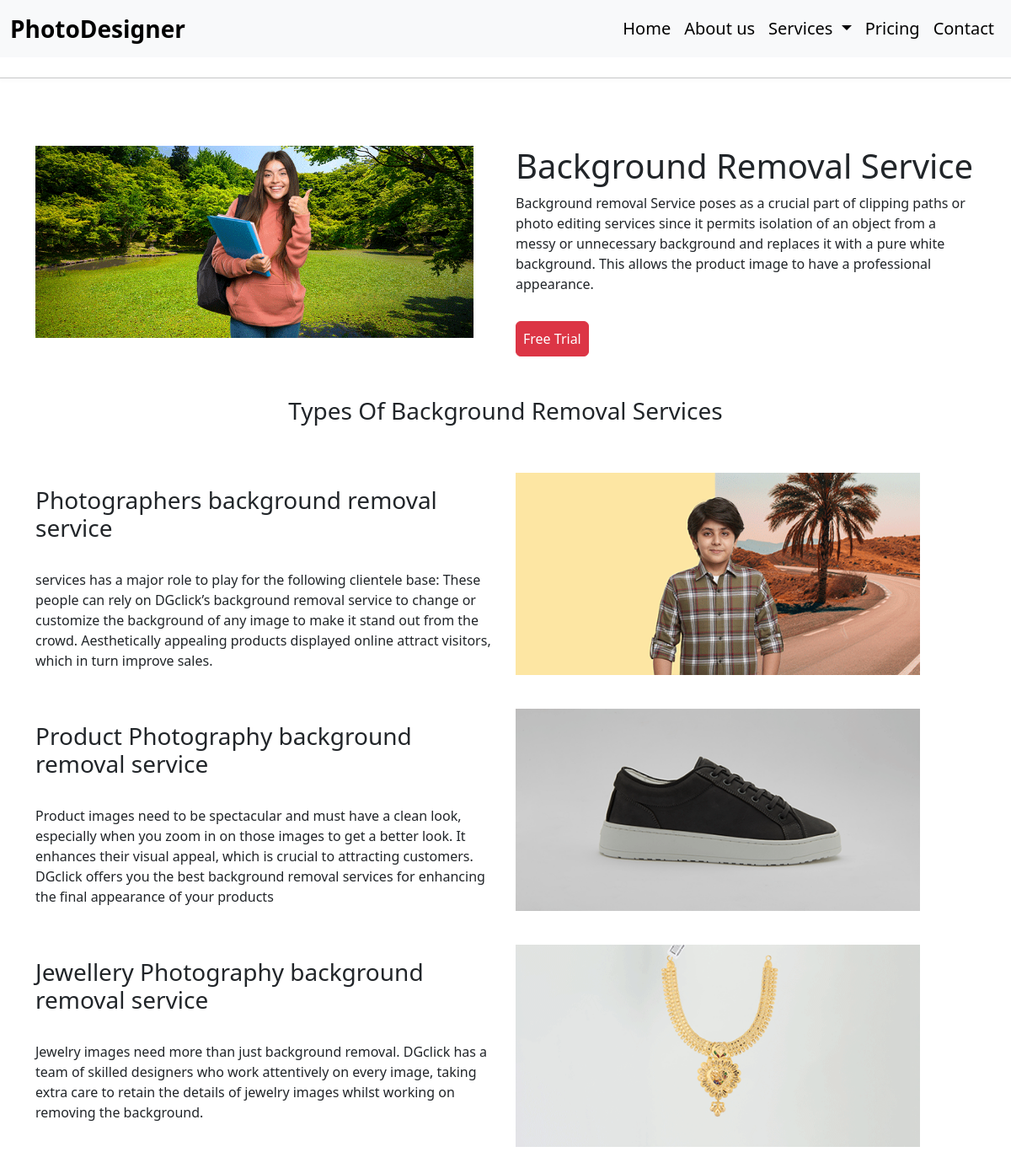
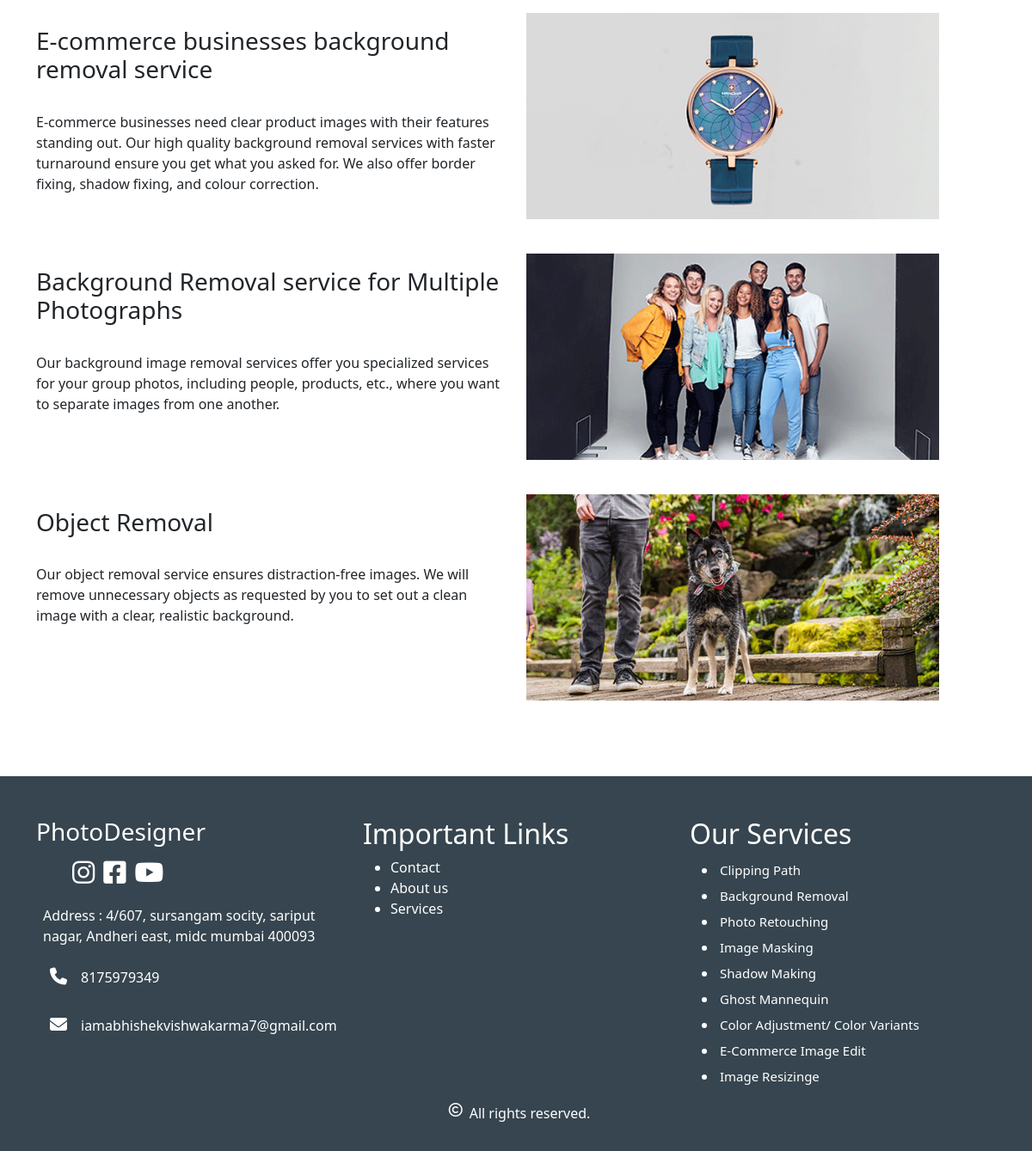
Screenshot of /services/3 with the database file from the repository (2 pictures, top to bottom).
### base/models.py (models this page shows)
class Service(models.Model):
    serviceTitle = models.CharField(max_length=200)
    image = models.ImageField(upload_to='our_services')
    title = models.CharField(max_length=200)
    desc = models.TextField(blank=True,null=True)
    title1 = models.CharField(max_length=200)
    image1 = models.ImageField(upload_to='our_services',blank=True,null=True)
    desc1 = models.TextField(blank=True,null=True)
    image2 = models.ImageField(upload_to='our_services',blank=True,null=True)
    desc2 = models.TextField(blank=True,null=True)
    image3 = models.ImageField(upload_to='our_services',blank=True,null=True)
    desc3 = models.TextField(blank=True,null=True)
    image4 = models.ImageField(upload_to='our_services',blank=True,null=True)
    desc4 = models.TextField(blank=True,null=True)
    image5 = models.ImageField(upload_to='our_services',blank=True,null=True)
    desc5 = models.TextField(blank=True,null=True)
    image6 = models.ImageField(upload_to='our_services',blank=True)
    desc6 = models.TextField(blank=True,null=True)

### base/views.py (the view)
# urls.py: path('services/<id>',views.ServicePro),
def ServicePro(request,id):
    serData = [Service.objects.get(id = id)]
    data2 = {
        'serData':serData
    }
    return render(request,'our_services.html',data2)

### templates/our_services.html
{% extends 'base.html' %} {% load static %} {% block content %}
{% for service in serData %}
<div class="container pt-5" style="display: flex; justify-content: center;">
  <div class="row">
    <div class="col-sm">
      <img style="width: 65vh; " src="/media/{{service.image}}" alt="Image Retouching">
    </div>
    <div class="col-sm">
      <h2 class="fs-1">{{service.title}}</h2>
      <p style="font-weight: 300;">{{service.desc | safe}}</p>
      <a href="{% url 'freetrial' %}">
      <label type="button" class="btn btn-danger p-2 mt-3">Free Trial</label>
    </a>
    </div>
  </div>
</div>
<h3 class="text-center p-5">{{service.title1 | safe}}</h3>
<div class="container pb-3" style="display: flex; justify-self: center;">
  <div class="row">
    <div class="col-sm">
      <p> {{service.desc1 | safe}}</p>
    </div>
    <div class="col-sm">
      <img class="pb-4" style="width: 60vh " src="/media/{{service.image1}}" alt="Image Retouching">
    </div>
  </div>
</div>
<div class="container pb-3" style="display: flex; justify-self: center;">
  <div class="row">
    <div class="col-sm">
      <p> {{service.desc2 | safe}}</p>
    </div>
    <div class="col-sm">
      <img class="pb-4" style="width: 60vh " src="/media/{{service.image2}}" alt="Image Retouching">
    </div>
  </div>
</div>
<div class="container pb-3" style="display: flex; justify-self: center;">
  <div class="row">
    <div class="col-sm">
      <p> {{service.desc3 | safe}}</p>
    </div>
    <div class="col-sm">
      <img class="pb-4" style="width: 60vh " src="/media/{{service.image3}}" alt="Image Retouching">
    </div>
  </div>
</div>
<div class="container pb-3" style="display: flex; justify-self: center;">
  <div class="row">
    <div class="col-sm">
      <p> {{service.desc4 | safe}}</p>
    </div>
    <div class="col-sm">
      {% if service.image4 %}
      <img class="pb-4" style="width: 60vh " src="/media/{{service.image4}}" alt="Image Retouching">
      {% else %}
      <p></p>
      {% endif %}
    </div>
  </div>
</div>
<div class="container pb-3" style="display: flex; justify-self: center;">
  <div class="row">
    <div class="col-sm">
      <p> {{service.desc5 | safe}}</p>
    </div>
    <div class="col-sm">
      {% if service.image5 %}
      <img class="pb-4" style="width: 60vh " src="/media/{{service.image5}}" alt="Image Retouching">
      {% else %}
      <p></p>
      {% endif %}
    </div>
  </div>
</div>
<div class="container pb-3" style="display: flex; justify-self: center;">
  <div class="row">
    <div class="col-sm">
      <p> {{service.desc6 | safe}}</p>
    </div>
    <div class="col-sm">
      {% if service.image6 %}
      <img class="pb-4" style="width: 60vh " src="/media/{{service.image6}}" alt="Image Retouching">
      {% else %}
      <p></p>
      {% endif %}
    </div>
  </div>
</div>
{% endfor %}
{% endblock %}

### static/css/style.css (style rules this page uses)
.container { display: inline-block; }

### rows the page displays
Service: image (picture), title "Background Removal Service", desc "Background removal Service poses as a crucial part of clipping paths or photo editing services since it permits isolation of an object from a messy or unnecessary background and replaces it with a pure white background. This allows the product image to have a professional appearance.", title1 "Types Of Background Removal Services", desc1 "Photographers background removal service services has a major role to play for the following clientele base: These people can rely on DGclick’s background removal service to change or customize the background of any image to make it stand out from the crowd. Aesthetically appealing products displayed online attract visitors, which in turn improve sales.", image1 (picture), desc2 "Product Photography background removal service Product images need to be spectacular and must have a clean look, especially when you zoom in on those images to get a better look. It enhances their visual appeal, which is crucial to attracting customers. DGclick offers you the best background removal services for enhancing the final appearance of your products", image2 (picture), desc3 "Jewellery Photography background removal service Jewelry images need more than just background removal. DGclick has a team of skilled designers who work attentively on every image, taking extra care to retain the details of jewelry images whilst working on removing the background.", image3 (picture), desc4 "E-commerce businesses background removal service E-commerce businesses need clear product images with their features standing out. Our high quality background removal services with faster turnaround ensure you get what you asked for. We also offer border fixing, shadow fixing, and colour correction.", image4 (picture), desc5 "Background Removal service for Multiple Photographs Our background image removal services offer you specialized services for your group photos, including people, products, etc., where you want to separate images from one another.", image5 (picture), desc6 "Object Removal Our object removal service ensures distraction-free images. We will remove unnecessary objects as requested by you to set out a clean image with a clear, realistic background.", image6 (picture)
